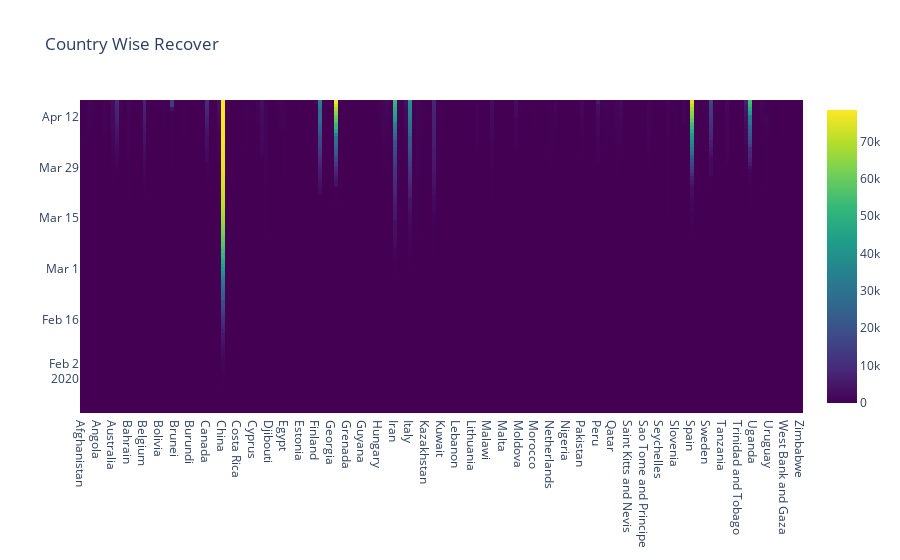

Notebook source saved alongside this figure:
### Markdown cell above
## Test :

### Code cell
pyo.iplot(fig)

### Figure 1 — Plotly figure (JSON) as saved in the notebook; plotly's stock layout.template omitted (floating-point values rounded to 4 significant figures; data arrays with more than 128 entries replaced by an {"elided": "..."} marker saying what was removed)
{"data": [{"colorscale": [[0, "#440154"], [0.1111, "#482878"], [0.2222, "#3e4989"], [0.3333, "#31688e"], [0.4444, "#26828e"], [0.5556, "#1f9e89"], [0.6667, "#35b779"], [0.7778, "#6ece58"], [0.8889, "#b5de2b"], [1, "#fde725"]], "type": "heatmap", "x": {"elided": "15910 str values"}, "y": {"elided": "15910 str values"}, "z": {"elided": "15910 int values"}}], "layout": {"title": {"text": "Country Wise Recover"}}}
